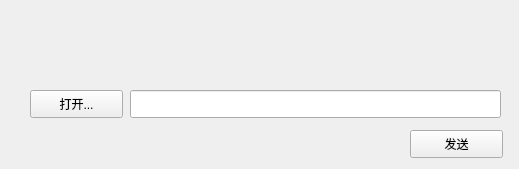
<?xml version="1.0" encoding="UTF-8"?>
<ui version="4.0">
 <class>SendFile</class>
 <widget class="QWidget" name="SendFile">
  <property name="geometry">
   <rect>
    <x>0</x>
    <y>0</y>
    <width>519</width>
    <height>169</height>
   </rect>
  </property>
  <property name="sizePolicy">
   <sizepolicy hsizetype="Fixed" vsizetype="Fixed">
    <horstretch>0</horstretch>
    <verstretch>0</verstretch>
   </sizepolicy>
  </property>
  <property name="minimumSize">
   <size>
    <width>519</width>
    <height>169</height>
   </size>
  </property>
  <property name="maximumSize">
   <size>
    <width>519</width>
    <height>169</height>
   </size>
  </property>
  <property name="windowTitle">
   <string>SendFile</string>
  </property>
  <widget class="QWidget" name="titleWidget" native="true">
   <property name="geometry">
    <rect>
     <x>0</x>
     <y>0</y>
     <width>519</width>
     <height>50</height>
    </rect>
   </property>
   <property name="titleskin" stdset="0">
    <bool>true</bool>
   </property>
  </widget>
  <widget class="QWidget" name="bodyWidget" native="true">
   <property name="geometry">
    <rect>
     <x>0</x>
     <y>50</y>
     <width>519</width>
     <height>119</height>
    </rect>
   </property>
   <property name="bottomskin" stdset="0">
    <bool>true</bool>
   </property>
   <widget class="QPushButton" name="openBtn">
    <property name="geometry">
     <rect>
      <x>30</x>
      <y>40</y>
      <width>93</width>
      <height>28</height>
     </rect>
    </property>
    <property name="text">
     <string>打开...</string>
    </property>
   </widget>
   <widget class="QPushButton" name="sendBtn">
    <property name="geometry">
     <rect>
      <x>410</x>
      <y>80</y>
      <width>93</width>
      <height>28</height>
     </rect>
    </property>
    <property name="text">
     <string>发送</string>
    </property>
   </widget>
   <widget class="QLineEdit" name="lineEdit">
    <property name="geometry">
     <rect>
      <x>130</x>
      <y>40</y>
      <width>371</width>
      <height>28</height>
     </rect>
    </property>
   </widget>
  </widget>
 </widget>
 <layoutdefault spacing="6" margin="11"/>
 <resources/>
 <connections/>
</ui>
